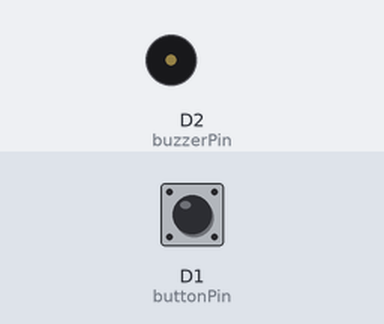
The sketch below on a simulated ESP8266 (NodeMCU). Shown: buzzer (waves = sounding, pin HIGH). Inputs (shaded band) come from the test bench; at power-on: D1 (buttonPin) HIGH. WiFi joins after 1.5 s; servers stay silent unless stated; what the sketch prints to the serial monitor is not drawn.

Above: at 2.7 s.
2.8 s: D1 (buttonPin) pulled LOW for 0.15 s
At 3.8 s:
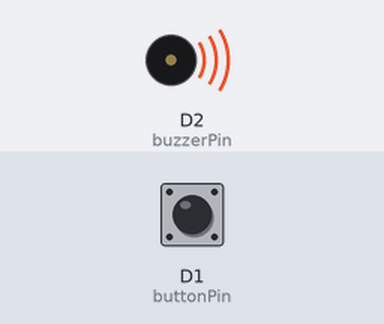
4.4 s: D1 (buttonPin) pulled LOW for 1 s
At 5.0 s:
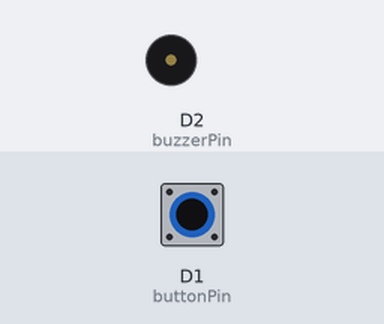
8.4 s: D1 (buttonPin) pulled LOW for 3.2 s
At 9.3 s:
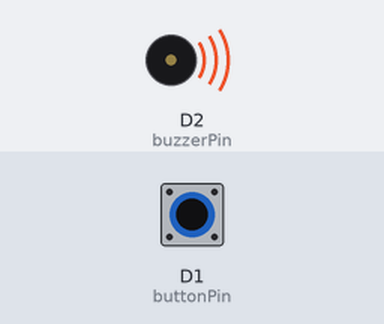
Timing chart, 0 to 11.4 s (numbered marks = the images above; inputs shaded):
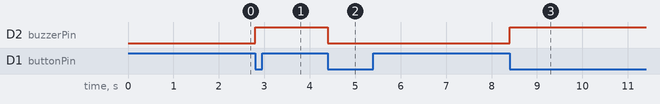

The sketch:

Emergency_Unit.ino
```cpp
// ==================== EMERGENCY VEHICLE UNIT (ESP8266) ====================
// BUTTON + BUZZER + IFTTT GMAIL + ESP-NOW SENDER + WIFI TEST (NON-BLOCKING)

#include <ESP8266WiFi.h>
#include <espnow.h>

// ---------------- WIFI SETTINGS ----------------
const char* WIFI_SSID = "soso";
const char* WIFI_PASS = "Nesreen2004Soso";

// ---------------- IFTTT SETTINGS ----------------
String IFTTT_KEY   = "c76Gu_5_KIF83VxPTpA_s0";
String IFTTT_EVENT = "emergency_trigger";

// ---------------- BUTTON + BUZZER ----------------
const int buttonPin = D1;
const int buzzerPin = D2;

bool emergencyActive = false;
bool emailSent = false;
int lastButton = HIGH;

// ------------- TRAFFIC CONTROLLER MAC ADDRESS -------------
uint8_t trafficMAC[] = {0x50, 0x02, 0x91, 0xDF, 0xAA, 0x56};

// ------------ ESP-NOW MESSAGE STRUCTURE ------------
typedef struct {
  int emergency;
} messageData;

messageData msg;

// ------------ WIFI CONNECT FUNCTION ------------
void connectWiFi() {
  WiFi.mode(WIFI_STA);
  WiFi.begin(WIFI_SSID, WIFI_PASS);

  Serial.print("Connecting to WiFi");
  int tries = 0;

  while (WiFi.status() != WL_CONNECTED && tries < 20) {
    delay(500);
    Serial.print(".");
    tries++;
  }
  Serial.println();

  if (WiFi.status() == WL_CONNECTED) {
    Serial.println("✔ WiFi Connected!");
    Serial.print("IP: ");
    Serial.println(WiFi.localIP());
  } else {
    Serial.println("✘ WiFi FAILED.");
  }
}

// ------------ WIFI STATUS TEST (EVERY 5 SECONDS) ------------
unsigned long lastWiFiTest = 0;
void testWiFiStatus() {
  if (millis() - lastWiFiTest > 5000) {
    lastWiFiTest = millis();
    if (WiFi.status() == WL_CONNECTED) {
      Serial.print("[WiFi STATUS] Connected! IP: ");
      Serial.println(WiFi.localIP());
    } else {
      Serial.println("[WiFi STATUS] NOT connected!");
    }
  }
}

// ------------ SEND EMAIL ALERT USING IFTTT (NON-BLOCKING) ------------
void sendIFTTT() {
  if (WiFi.status() != WL_CONNECTED) connectWiFi();
  if (WiFi.status() != WL_CONNECTED) {
    Serial.println("❌ WiFi not connected, cannot send IFTTT");
    return;
  }

  WiFiClient client;
  String body = "{\"value1\":\"EMERGENCY ON\"}";
  String url = "/trigger/" + IFTTT_EVENT + "/with/key/" + IFTTT_KEY;

  Serial.println("🌐 Sending IFTTT request...");

  if (!client.connect("maker.ifttt.com", 80)) {
    Serial.println("❌ IFTTT Connection Failed!");
    return;
  }

  client.println("POST " + url + " HTTP/1.1");
  client.println("Host: maker.ifttt.com");
  client.println("Content-Type: application/json");
  client.println("Content-Length: " + String(body.length()));
  client.println("Connection: close");
  client.println();
  client.println(body);

  client.stop();  // 🔥 DO NOT WAIT
  Serial.println("📧 IFTTT trigger sent");
}

// ------------ SEND EMERGENCY STATE VIA ESP-NOW ------------
void sendEmergencyState() {
  msg.emergency = emergencyActive ? 1 : 0;
  esp_now_send(trafficMAC, (uint8_t*)&msg, sizeof(msg));
}

// ----------------------- SETUP ------------------------
void setup() {
  Serial.begin(115200);

  pinMode(buttonPin, INPUT_PULLUP);
  pinMode(buzzerPin, OUTPUT);

  connectWiFi();

  if (esp_now_init() != 0) {
    Serial.println("❌ ESP-NOW init failed!");
    return;
  }

  esp_now_set_self_role(ESP_NOW_ROLE_CONTROLLER);
  esp_now_add_peer(trafficMAC, ESP_NOW_ROLE_SLAVE, 1, NULL, 0);

  Serial.println("🚑 Emergency Vehicle Ready.");
}

// ------------------------ LOOP ------------------------
void loop() {

  testWiFiStatus();

  int reading = digitalRead(buttonPin);

  // Toggle emergency mode on button press
  if (reading == LOW && lastButton == HIGH) {
    emergencyActive = !emergencyActive;

    if (emergencyActive) {
      digitalWrite(buzzerPin, HIGH);

      if (!emailSent) {
        sendIFTTT();      // SEND EMAIL ONCE
        emailSent = true;
      }

    } else {
      digitalWrite(buzzerPin, LOW);
      emailSent = false;  // allow email next time
    }

    sendEmergencyState();
    delay(300); // debounce
  }

  lastButton = reading;
}
```

Measured:
- after the input at 2.8 s, D2 (buzzerPin): LOW → HIGH at once
- after the input at 4.4 s, D2 (buzzerPin): HIGH → LOW at once
- after the input at 8.4 s, D2 (buzzerPin): LOW → HIGH at once
